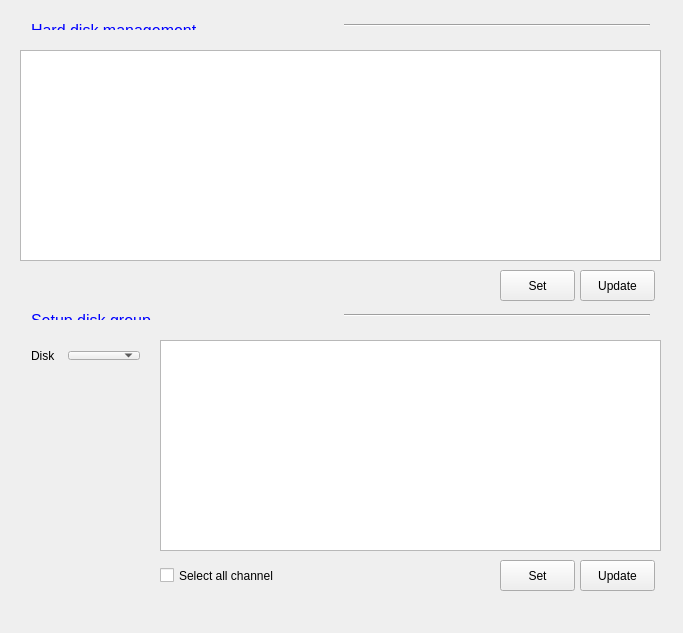
<?xml version="1.0" encoding="UTF-8"?>
<ui version="4.0">
 <class>CHardDiskParamsClass</class>
 <widget class="QWidget" name="CHardDiskParamsClass">
  <property name="geometry">
   <rect>
    <x>0</x>
    <y>0</y>
    <width>683</width>
    <height>633</height>
   </rect>
  </property>
  <property name="windowTitle">
   <string>CHardDiskParams</string>
  </property>
  <widget class="QPushButton" name="btnHDSave">
   <property name="geometry">
    <rect>
     <x>500</x>
     <y>270</y>
     <width>75</width>
     <height>31</height>
    </rect>
   </property>
   <property name="text">
    <string>Set</string>
   </property>
  </widget>
  <widget class="QWidget" name="layoutWidget">
   <property name="geometry">
    <rect>
     <x>20</x>
     <y>10</y>
     <width>641</width>
     <height>31</height>
    </rect>
   </property>
   <layout class="QGridLayout" name="gridLayout_8">
    <item row="0" column="0">
     <widget class="QLabel" name="label_5">
      <property name="text">
       <string>&lt;!DOCTYPE HTML PUBLIC &quot;-//W3C//DTD HTML 4.0//EN&quot; &quot;http://www.w3.org/TR/REC-html40/strict.dtd&quot;&gt;
&lt;html&gt;&lt;head&gt;&lt;meta name=&quot;qrichtext&quot; content=&quot;1&quot; /&gt;&lt;style type=&quot;text/css&quot;&gt;
p, li { white-space: pre-wrap; }
&lt;/style&gt;&lt;/head&gt;&lt;body style=&quot; font-family:'宋体'; font-size:9pt; font-weight:400; font-style:normal;&quot;&gt;
&lt;p style=&quot; margin-top:0px; margin-bottom:0px; margin-left:0px; margin-right:0px; -qt-block-indent:0; text-indent:0px;&quot;&gt;&lt;span style=&quot; font-family:'Sans'; font-size:12pt; color:#0000ff;&quot;&gt;Hard disk management&lt;/span&gt;&lt;/p&gt;&lt;/body&gt;&lt;/html&gt;</string>
      </property>
     </widget>
    </item>
    <item row="0" column="1">
     <widget class="Line" name="line">
      <property name="orientation">
       <enum>Qt::Horizontal</enum>
      </property>
     </widget>
    </item>
   </layout>
  </widget>
  <widget class="QTableWidget" name="tableHardDisk">
   <property name="geometry">
    <rect>
     <x>20</x>
     <y>50</y>
     <width>641</width>
     <height>211</height>
    </rect>
   </property>
  </widget>
  <widget class="QPushButton" name="btnHDUpdate">
   <property name="geometry">
    <rect>
     <x>580</x>
     <y>270</y>
     <width>75</width>
     <height>31</height>
    </rect>
   </property>
   <property name="text">
    <string>Update</string>
   </property>
  </widget>
  <widget class="QTableWidget" name="tableHDGroup">
   <property name="geometry">
    <rect>
     <x>160</x>
     <y>340</y>
     <width>501</width>
     <height>211</height>
    </rect>
   </property>
  </widget>
  <widget class="QPushButton" name="btnHDGroupUpdate">
   <property name="geometry">
    <rect>
     <x>580</x>
     <y>560</y>
     <width>75</width>
     <height>31</height>
    </rect>
   </property>
   <property name="text">
    <string>Update</string>
   </property>
  </widget>
  <widget class="QPushButton" name="btnHDGroupSave">
   <property name="geometry">
    <rect>
     <x>500</x>
     <y>560</y>
     <width>75</width>
     <height>31</height>
    </rect>
   </property>
   <property name="text">
    <string>Set</string>
   </property>
  </widget>
  <widget class="QWidget" name="layoutWidget_2">
   <property name="geometry">
    <rect>
     <x>20</x>
     <y>300</y>
     <width>641</width>
     <height>31</height>
    </rect>
   </property>
   <layout class="QGridLayout" name="gridLayout_9">
    <item row="0" column="0">
     <widget class="QLabel" name="label_6">
      <property name="text">
       <string>&lt;!DOCTYPE HTML PUBLIC &quot;-//W3C//DTD HTML 4.0//EN&quot; &quot;http://www.w3.org/TR/REC-html40/strict.dtd&quot;&gt;
&lt;html&gt;&lt;head&gt;&lt;meta name=&quot;qrichtext&quot; content=&quot;1&quot; /&gt;&lt;style type=&quot;text/css&quot;&gt;
p, li { white-space: pre-wrap; }
&lt;/style&gt;&lt;/head&gt;&lt;body style=&quot; font-family:'宋体'; font-size:9pt; font-weight:400; font-style:normal;&quot;&gt;
&lt;p style=&quot; margin-top:0px; margin-bottom:0px; margin-left:0px; margin-right:0px; -qt-block-indent:0; text-indent:0px;&quot;&gt;&lt;span style=&quot; font-family:'Sans'; font-size:12pt; color:#0000ff;&quot;&gt;Setup disk group&lt;/span&gt;&lt;/p&gt;&lt;/body&gt;&lt;/html&gt;</string>
      </property>
     </widget>
    </item>
    <item row="0" column="1">
     <widget class="Line" name="line_2">
      <property name="orientation">
       <enum>Qt::Horizontal</enum>
      </property>
     </widget>
    </item>
   </layout>
  </widget>
  <widget class="QWidget" name="layoutWidget">
   <property name="geometry">
    <rect>
     <x>20</x>
     <y>340</y>
     <width>131</width>
     <height>31</height>
    </rect>
   </property>
   <layout class="QGridLayout" name="gridLayout">
    <item row="0" column="0">
     <widget class="QLabel" name="label">
      <property name="text">
       <string>Disk</string>
      </property>
     </widget>
    </item>
    <item row="0" column="1">
     <widget class="QComboBox" name="comboDGroup"/>
    </item>
   </layout>
  </widget>
  <widget class="QCheckBox" name="checkAllChan">
   <property name="geometry">
    <rect>
     <x>160</x>
     <y>560</y>
     <width>161</width>
     <height>31</height>
    </rect>
   </property>
   <property name="text">
    <string>Select all channel</string>
   </property>
  </widget>
 </widget>
 <layoutdefault spacing="6" margin="11"/>
 <resources/>
 <connections/>
</ui>
